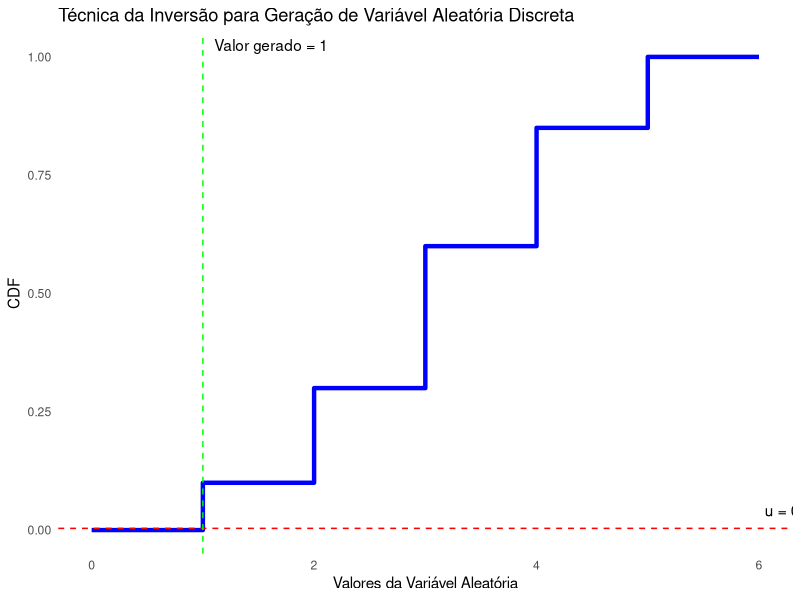
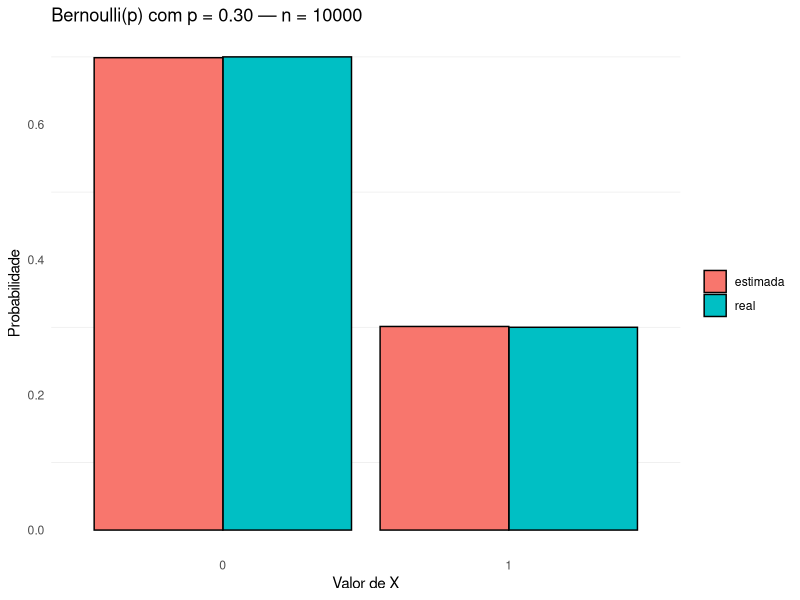
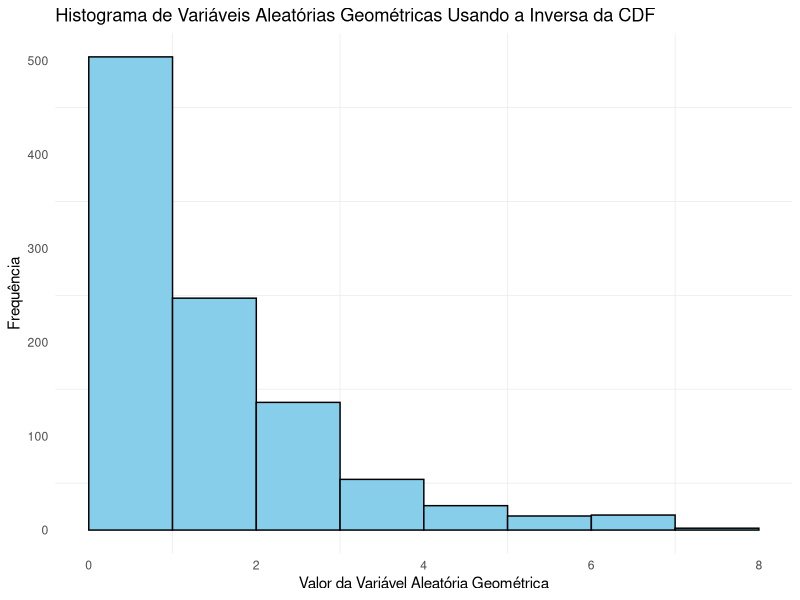
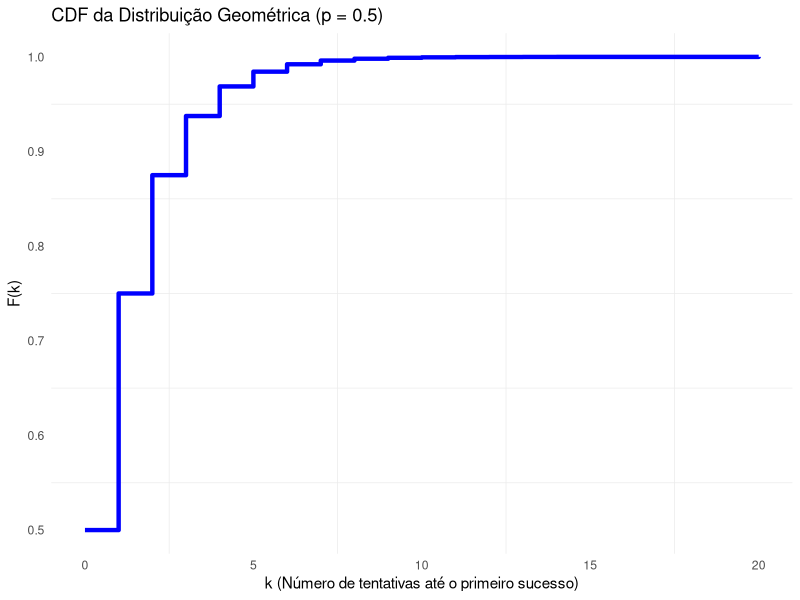
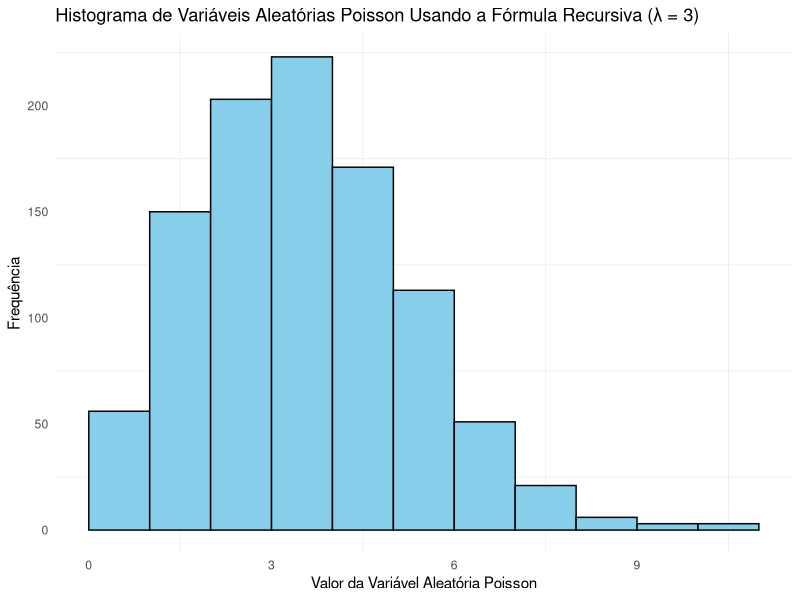
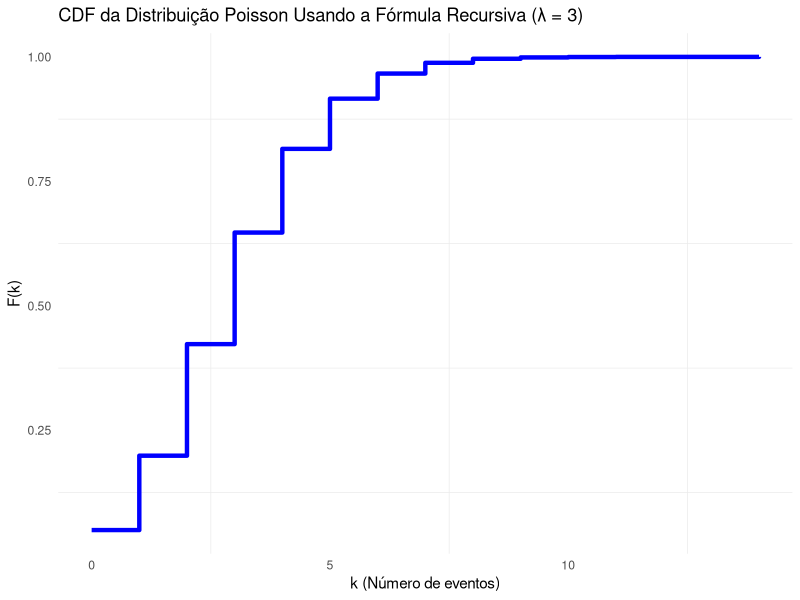

Source code (R) for these figures, in order:
## ---- chunk 1
# Exemplo de valores e probabilidades de uma variável aleatória discreta
valores <- c(0, 1, 2, 3, 4, 5, 6)
probabilidades <- c(0, 0.1, 0.2, 0.3, 0.25, 0.15, 0) 

# Calculando a CDF
cdf <- cumsum(probabilidades)

# Gerando um número aleatório uniforme
u <- runif(1)

# Encontrando o valor correspondente na CDF
valor_gerado <- NA
for (i in seq_along(valores)) {
  if (u <= cdf[i]) {
    valor_gerado <- valores[i]
    break
  }
}

# Ajustando o gráfico para corrigir a visualização da CDF e garantir que os valores estejam corretamente posicionados
library(ggplot2)

# Criando um dataframe para os valores e CDF
df <- data.frame(valores = valores, cdf = cdf)

# Gráfico da CDF com número aleatório e valor gerado
ggplot(df, aes(x = valores, y = cdf)) +
  geom_step(direction = "hv", color = "blue", size = 1.5) +
  geom_hline(yintercept = u, color = "red", linetype = "dashed") +
  geom_vline(xintercept = valor_gerado, color = "green", linetype = "dashed") +
  labs(title = "Técnica da Inversão para Geração de Variável Aleatória Discreta",
       x = "Valores da Variável Aleatória", 
       y = "CDF") +
  annotate("text", x = max(valores), y = u, label = sprintf("u = %.2f", u), hjust = -0.1, vjust = -1) +
  annotate("text", x = valor_gerado, y = max(cdf), label = paste("Valor gerado =", valor_gerado), hjust = -0.1, vjust = -0.5) +
  theme_minimal() +
  theme(panel.grid = element_blank())
## ---- chunk 2
set.seed(123)

# parâmetros
p <- 0.3
n <- 10000

# simulação por inversão
u <- runif(n)
x <- as.integer(u <= p)  # 1 se U<=p, senão 0

# distribuição empírica (garantindo níveis 0 e 1)
emp <- prop.table(table(factor(x, levels = c(0, 1))))
real <- c(`0` = 1 - p, `1` = p)

# tabela de comparação
comp <- data.frame(
  valor = c(0, 1),
  real = as.numeric(real),
  estimada = as.numeric(emp)
)
comp

# gráfico comparando real vs estimada
library(tidyr); library(ggplot2)
comp_long <- pivot_longer(comp, cols = c(real, estimada),
                          names_to = "tipo", values_to = "prob")

ggplot(comp_long, aes(x = factor(valor), y = prob, fill = tipo)) +
  geom_col(position = "dodge", color = "black") +
  scale_x_discrete(name = "Valor de X") +
  labs(title = sprintf("Bernoulli(p) com p = %.2f — n = %d", p, n),
       y = "Probabilidade") +
  theme_minimal() +
  theme(panel.grid.major = element_blank(), legend.title = element_blank())
## ---- chunk 3
# Função para gerar a inversa da CDF para a distribuição geométrica
inversa_cdf_geometrica <- function(p, u) {
  # k = falhas antes do 1º sucesso
  k <- ceiling(log1p(-u) / log1p(-p)) - 1L
  as.integer(k)
}
# Parâmetro p da distribuição geométrica
p <- 0.5

# Gerando 1000 números uniformemente distribuídos
uniformes <- runif(1000)

# Gerando a variável aleatória geométrica correspondente para cada número uniforme
geometricas <- sapply(uniformes, inversa_cdf_geometrica, p = p)

# Plotando um histograma das variáveis geométricas geradas
library(ggplot2)

df <- data.frame(geometricas = geometricas)
ggplot(df, aes(x = geometricas)) +
  geom_histogram(bins = max(geometricas) + 1, color = "black", fill = "skyblue", boundary = 0, closed = "left") +
  labs(title = "Histograma de Variáveis Aleatórias Geométricas Usando a Inversa da CDF",
       x = "Valor da Variável Aleatória Geométrica", 
       y = "Frequência") +
  theme_minimal() +
  theme(panel.grid.major = element_blank())

# Função para calcular a CDF da distribuição geométrica
cdf_geometrica <- function(k, p) {
  1 - (1 - p)^(k + 1)
}

# Gerando valores de k para plotar a CDF
k_values <- 0:20
cdf_values <- sapply(k_values, cdf_geometrica, p = p)

# Plotando a CDF da distribuição geométrica
df_cdf <- data.frame(k_values = k_values, cdf_values = cdf_values)
ggplot(df_cdf, aes(x = k_values, y = cdf_values)) +
  geom_step(direction = "hv", color = "blue", size = 1.5) +
  labs(title = "CDF da Distribuição Geométrica (p = 0.5)",
       x = "k (Número de tentativas até o primeiro sucesso)", 
       y = "F(k)") +
  theme_minimal() +
  theme(panel.grid.major = element_blank())
## ---- chunk 4
# Função para gerar a inversa da CDF para a distribuição Poisson usando a técnica de inversão e a fórmula recursiva
inversa_cdf_poisson_recursiva <- function(lam, u) {
  k <- 0
  p <- exp(-lam)  # P(X=0)
  F_acm <- p  # Iniciamos com a probabilidade P(X=0)
  
  # Continuamos somando até que F >= u
  while (u > F_acm) {
    k <- k + 1
    p <- p * lam / k  # Atualiza a probabilidade recursivamente para o próximo valor
    F_acm <- F_acm + p
  }
  
  return(k)
}

# Parâmetro lambda da distribuição Poisson
lam <- 3

# Gerando 1000 números uniformemente distribuídos
uniformes <- runif(1000)

# Gerando a variável aleatória Poisson correspondente para cada número uniforme
poisson_vars <- sapply(uniformes, inversa_cdf_poisson_recursiva, lam = lam)

# Plotando o histograma das variáveis Poisson geradas
library(ggplot2)

df <- data.frame(poisson_vars = poisson_vars)
ggplot(df, aes(x = poisson_vars)) +
  geom_histogram(bins = max(poisson_vars) + 1, color = "black", fill = "skyblue", boundary = 0, closed = "left") +
  labs(title = "Histograma de Variáveis Aleatórias Poisson Usando a Fórmula Recursiva (λ = 3)",
       x = "Valor da Variável Aleatória Poisson", 
       y = "Frequência") +
  theme_minimal() +
  theme(panel.grid.major = element_blank())

# Função para calcular a CDF da distribuição Poisson
cdf_poisson <- function(k, lam) {
  cdf <- 0
  p <- exp(-lam)  # P(X=0)
  for (i in 0:k) {
    cdf <- cdf + p  # Adiciona a probabilidade à CDF
    if (i < k) {
      p <- p * lam / (i + 1)  # Atualiza a probabilidade recursivamente
    }
  }
  return(cdf)
}

# Gerando valores de k para a CDF
k_values <- 0:14
cdf_values <- sapply(k_values, cdf_poisson, lam = lam)

# Plotando a CDF da distribuição Poisson
df_cdf <- data.frame(k_values = k_values, cdf_values = cdf_values)
ggplot(df_cdf, aes(x = k_values, y = cdf_values)) +
  geom_step(direction = "hv", color = "blue", size = 1.5) +
  labs(title = "CDF da Distribuição Poisson Usando a Fórmula Recursiva (λ = 3)",
       x = "k (Número de eventos)", 
       y = "F(k)") +
  theme_minimal() +
  theme(panel.grid.major = element_blank())
